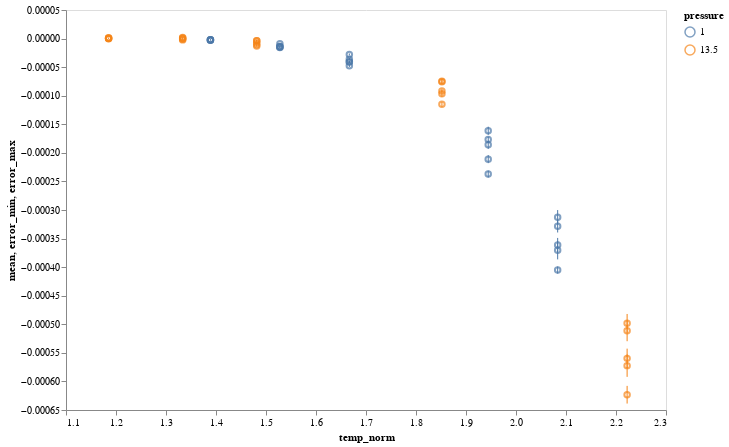

Write notebook code for a chart like this one.
### Code cell
chart = alt.Chart(rates_df).encode(
    x=alt.X("temp_norm", scale=alt.Scale(zero=False)),
    color="pressure:N",
)

chart.mark_point().encode(y="mean") + chart.mark_rule().encode(y="error_min", y2="error_max")

### Figure 1 — Vega-Lite specification as saved in the notebook (floating-point values rounded to 4 significant figures)
{"$schema": "https://vega.github.io/schema/vega-lite/v2.6.0.json", "config": {"axis": {"grid": false}, "view": {"height": 400, "width": 600}}, "datasets": {"data-28f5bd5291578206907db9e02e0cfa53": [{"crystal": "p2", "error": 2.444e-07, "error_max": -2.555e-06, "error_min": -3.533e-06, "iter_id": 1, "mean": -3.044e-06, "pressure": 1, "temp_norm": 1.389, "temperature": 0.5}, {"crystal": "p2", "error": 2.096e-07, "error_max": -1.522e-06, "error_min": -2.361e-06, "iter_id": 2, "mean": -1.942e-06, "pressure": 1, "temp_norm": 1.389, "temperature": 0.5}, {"crystal": "p2", "error": 2.148e-07, "error_max": -1.403e-06, "error_min": -2.262e-06, "iter_id": 3, "mean": -1.833e-06, "pressure": 1, "temp_norm": 1.389, "temperature": 0.5}, {"crystal": "p2", "error": 2.322e-07, "error_max": -2.387e-06, "error_min": -3.316e-06, "iter_id": 4, "mean": -2.851e-06, "pressure": 1, "temp_norm": 1.389, "temperature": 0.5}, {"crystal": "p2", "error": 2.253e-07, "error_max": -1.541e-06, "error_min": -2.443e-06, "iter_id": 5, "mean": -1.992e-06, "pressure": 1, "temp_norm": 1.389, "temperature": 0.5}, {"crystal": "p2", "error": 5.003e-07, "error_max": -1.451e-05, "error_min": -1.651e-05, "iter_id": 1, "mean": -1.551e-05, "pressure": 1, "temp_norm": 1.528, "temperature": 0.55}, {"crystal": "p2", "error": 4.303e-07, "error_max": -8.193e-06, "error_min": -9.915e-06, "iter_id": 2, "mean": -9.054e-06, "pressure": 1, "temp_norm": 1.528, "temperature": 0.55}, {"crystal": "p2", "error": 4.46e-07, "error_max": -1.318e-05, "error_min": -1.497e-05, "iter_id": 3, "mean": -1.407e-05, "pressure": 1, "temp_norm": 1.528, "temperature": 0.55}, {"crystal": "p2", "error": 5.119e-07, "error_max": -1.273e-05, "error_min": -1.478e-05, "iter_id": 4, "mean": -1.375e-05, "pressure": 1, "temp_norm": 1.528, "temperature": 0.55}, {"crystal": "p2", "error": 5.866e-07, "error_max": -1.419e-05, "error_min": -1.654e-05, "iter_id": 5, "mean": -1.536e-05, "pressure": 1, "temp_norm": 1.528, "temperature": 0.55}, {"crystal": "p2", "error": 9.058e-07, "error_max": -2.604e-05, "error_min": -2.966e-05, "iter_id": 1, "mean": -2.785e-05, "pressure": 1, "temp_norm": 1.667, "temperature": 0.6}, {"crystal": "p2", "error": 1.223e-06, "error_max": -3.802e-05, "error_min": -4.291e-05, "iter_id": 2, "mean": -4.046e-05, "pressure": 1, "temp_norm": 1.667, "temperature": 0.6}, {"crystal": "p2", "error": 1.004e-06, "error_max": -3.401e-05, "error_min": -3.803e-05, "iter_id": 3, "mean": -3.602e-05, "pressure": 1, "temp_norm": 1.667, "temperature": 0.6}, {"crystal": "p2", "error": 8.979e-07, "error_max": -3.933e-05, "error_min": -4.292e-05, "iter_id": 4, "mean": -4.112e-05, "pressure": 1, "temp_norm": 1.667, "temperature": 0.6}, {"crystal": "p2", "error": 1.124e-06, "error_max": -4.543e-05, "error_min": -4.992e-05, "iter_id": 5, "mean": -4.767e-05, "pressure": 1, "temp_norm": 1.667, "temperature": 0.6}, {"crystal": "p2", "error": 2.476e-06, "error_max": -0.0001717, "error_min": -0.0001816, "iter_id": 1, "mean": -0.0001767, "pressure": 1, "temp_norm": 1.944, "temperature": 0.7}, {"crystal": "p2", "error": 3.685e-06, "error_max": -0.0001783, "error_min": -0.0001931, "iter_id": 2, "mean": -0.0001857, "pressure": 1, "temp_norm": 1.944, "temperature": 0.7}, {"crystal": "p2", "error": 3.581e-06, "error_max": -0.0001542, "error_min": -0.0001685, "iter_id": 3, "mean": -0.0001614, "pressure": 1, "temp_norm": 1.944, "temperature": 0.7}, {"crystal": "p2", "error": 2.994e-06, "error_max": -0.0002311, "error_min": -0.0002431, "iter_id": 4, "mean": -0.0002371, "pressure": 1, "temp_norm": 1.944, "temperature": 0.7}, {"crystal": "p2", "error": 3.529e-06, "error_max": -0.0002039, "error_min": -0.000218, "iter_id": 5, "mean": -0.000211, "pressure": 1, "temp_norm": 1.944, "temperature": 0.7}, {"crystal": "p2", "error": 8.049e-06, "error_max": -0.0003542, "error_min": -0.0003864, "iter_id": 1, "mean": -0.0003703, "pressure": 1, "temp_norm": 2.083, "temperature": 0.75}, {"crystal": "p2", "error": 3.097e-06, "error_max": -0.0003989, "error_min": -0.0004113, "iter_id": 2, "mean": -0.0004051, "pressure": 1, "temp_norm": 2.083, "temperature": 0.75}, {"crystal": "p2", "error": 5.49e-06, "error_max": -0.0003174, "error_min": -0.0003394, "iter_id": 3, "mean": -0.0003284, "pressure": 1, "temp_norm": 2.083, "temperature": 0.75}, {"crystal": "p2", "error": 6.332e-06, "error_max": -0.0003001, "error_min": -0.0003254, "iter_id": 4, "mean": -0.0003128, "pressure": 1, "temp_norm": 2.083, "temperature": 0.75}, {"crystal": "p2", "error": 6.17e-06, "error_max": -0.0003489, "error_min": -0.0003736, "iter_id": 5, "mean": -0.0003612, "pressure": 1, "temp_norm": 2.083, "temperature": 0.75}, {"crystal": "p2", "error": 1.999e-07, "error_max": 5.559e-07, "error_min": -2.438e-07, "iter_id": 1, "mean": 1.561e-07, "pressure": 13.5, "temp_norm": 1.185, "temperature": 1.6}, {"crystal": "p2", "error": 2.024e-07, "error_max": 9.323e-07, "error_min": 1.227e-07, "iter_id": 2, "mean": 5.275e-07, "pressure": 13.5, "temp_norm": 1.185, "temperature": 1.6}, {"crystal": "p2", "error": 2.286e-07, "error_max": 1.264e-07, "error_min": -7.878e-07, "iter_id": 3, "mean": -3.307e-07, "pressure": 13.5, "temp_norm": 1.185, "temperature": 1.6}, {"crystal": "p2", "error": 2.15e-07, "error_max": 1.939e-06, "error_min": 1.079e-06, "iter_id": 4, "mean": 1.509e-06, "pressure": 13.5, "temp_norm": 1.185, "temperature": 1.6}, {"crystal": "p2", "error": 1.994e-07, "error_max": 1.18e-06, "error_min": 3.822e-07, "iter_id": 5, "mean": 7.809e-07, "pressure": 13.5, "temp_norm": 1.185, "temperature": 1.6}, {"crystal": "p2", "error": 3.891e-07, "error_max": -3.229e-07, "error_min": -1.879e-06, "iter_id": 1, "mean": -1.101e-06, "pressure": 13.5, "temp_norm": 1.333, "temperature": 1.8}, {"crystal": "p2", "error": 4.444e-07, "error_max": 1.699e-06, "error_min": -7.852e-08, "iter_id": 2, "mean": 8.103e-07, "pressure": 13.5, "temp_norm": 1.333, "temperature": 1.8}, {"crystal": "p2", "error": 4.113e-07, "error_max": 9.368e-07, "error_min": -7.082e-07, "iter_id": 3, "mean": 1.143e-07, "pressure": 13.5, "temp_norm": 1.333, "temperature": 1.8}, {"crystal": "p2", "error": 4.411e-07, "error_max": 2.743e-06, "error_min": 9.786e-07, "iter_id": 4, "mean": 1.861e-06, "pressure": 13.5, "temp_norm": 1.333, "temperature": 1.8}, {"crystal": "p2", "error": 4.641e-07, "error_max": -1.361e-06, "error_min": -3.217e-06, "iter_id": 5, "mean": -2.289e-06, "pressure": 13.5, "temp_norm": 1.333, "temperature": 1.8}, {"crystal": "p2", "error": 7.458e-07, "error_max": -1.136e-05, "error_min": -1.434e-05, "iter_id": 1, "mean": -1.285e-05, "pressure": 13.5, "temp_norm": 1.481, "temperature": 2}, {"crystal": "p2", "error": 7.982e-07, "error_max": -2.041e-06, "error_min": -5.233e-06, "iter_id": 2, "mean": -3.637e-06, "pressure": 13.5, "temp_norm": 1.481, "temperature": 2}, {"crystal": "p2", "error": 9.154e-07, "error_max": -2.011e-06, "error_min": -5.673e-06, "iter_id": 3, "mean": -3.842e-06, "pressure": 13.5, "temp_norm": 1.481, "temperature": 2}, {"crystal": "p2", "error": 8.665e-07, "error_max": -5.783e-06, "error_min": -9.249e-06, "iter_id": 4, "mean": -7.516e-06, "pressure": 13.5, "temp_norm": 1.481, "temperature": 2}, {"crystal": "p2", "error": 8.264e-07, "error_max": -8.993e-06, "error_min": -1.23e-05, "iter_id": 5, "mean": -1.065e-05, "pressure": 13.5, "temp_norm": 1.481, "temperature": 2}, {"crystal": "p2", "error": 2.128e-06, "error_max": -0.0001107, "error_min": -0.0001192, "iter_id": 1, "mean": -0.0001149, "pressure": 13.5, "temp_norm": 1.852, "temperature": 2.5}, {"crystal": "p2", "error": 2.2e-06, "error_max": -7.114e-05, "error_min": -7.993e-05, "iter_id": 2, "mean": -7.554e-05, "pressure": 13.5, "temp_norm": 1.852, "temperature": 2.5}, {"crystal": "p2", "error": 1.768e-06, "error_max": -7.094e-05, "error_min": -7.801e-05, "iter_id": 3, "mean": -7.448e-05, "pressure": 13.5, "temp_norm": 1.852, "temperature": 2.5}, {"crystal": "p2", "error": 2.677e-06, "error_max": -9.129e-05, "error_min": -0.000102, "iter_id": 4, "mean": -9.664e-05, "pressure": 13.5, "temp_norm": 1.852, "temperature": 2.5}, {"crystal": "p2", "error": 1.773e-06, "error_max": -8.806e-05, "error_min": -9.515e-05, "iter_id": 5, "mean": -9.161e-05, "pressure": 13.5, "temp_norm": 1.852, "temperature": 2.5}, {"crystal": "p2", "error": 9.831e-06, "error_max": -0.0005527, "error_min": -0.000592, "iter_id": 1, "mean": -0.0005724, "pressure": 13.5, "temp_norm": 2.222, "temperature": 3}, {"crystal": "p2", "error": 7.729e-06, "error_max": -0.0006078, "error_min": -0.0006387, "iter_id": 2, "mean": -0.0006233, "pressure": 13.5, "temp_norm": 2.222, "temperature": 3}, {"crystal": "p2", "error": 8.144e-06, "error_max": -0.000482, "error_min": -0.0005145, "iter_id": 3, "mean": -0.0004982, "pressure": 13.5, "temp_norm": 2.222, "temperature": 3}, {"crystal": "p2", "error": 8.514e-06, "error_max": -0.0005426, "error_min": -0.0005767, "iter_id": 4, "mean": -0.0005597, "pressure": 13.5, "temp_norm": 2.222, "temperature": 3}, {"crystal": "p2", "error": 9.167e-06, "error_max": -0.000493, "error_min": -0.0005297, "iter_id": 5, "mean": -0.0005113, "pressure": 13.5, "temp_norm": 2.222, "temperature": 3}]}, "layer": [{"data": {"name": "data-28f5bd5291578206907db9e02e0cfa53"}, "encoding": {"color": {"field": "pressure", "type": "nominal"}, "x": {"field": "temp_norm", "scale": {"zero": false}, "type": "quantitative"}, "y": {"field": "mean", "type": "quantitative"}}, "mark": "point"}, {"data": {"name": "data-28f5bd5291578206907db9e02e0cfa53"}, "encoding": {"color": {"field": "pressure", "type": "nominal"}, "x": {"field": "temp_norm", "scale": {"zero": false}, "type": "quantitative"}, "y": {"field": "error_min", "type": "quantitative"}, "y2": {"field": "error_max", "type": "quantitative"}}, "mark": "rule"}]}
